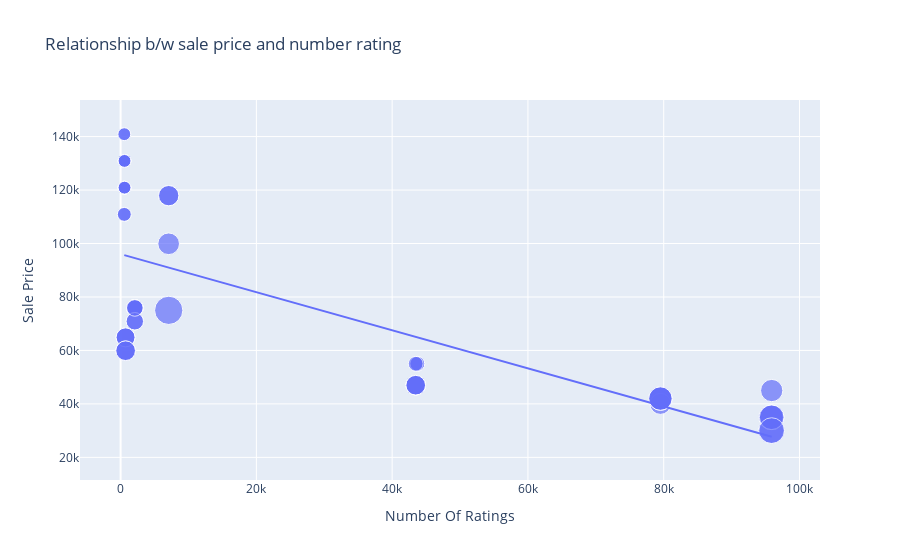

This figure's notebook cell:
### Code cell
figure = px.scatter(data_frame = data, x = "Number Of Ratings", y = "Sale Price", size = 'Discount Percentage', trendline = 'ols', title = 'Relationship b/w sale price and number rating')
figure.show()
